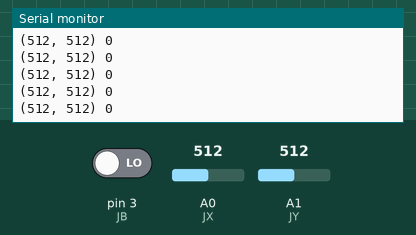
This sketch was run on a simulated Arduino Uno, built with avr-gcc and run on an emulated ATmega328P. On the bench: the last lines printed to the serial monitor. The inputs (shaded band) are chosen by the test bench; at power-on: A0 (JX) = 512, A1 (JY) = 512, pin 3 (JB) LOW.

Above: at 1.2 s.
1.3 s: A0 (JX) set to 716
At 1.31 s:
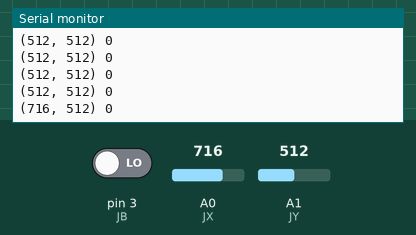
2.8 s: A1 (JY) set to 716
At 2.82 s:
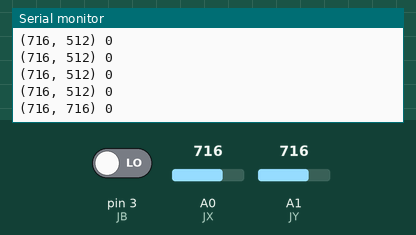
4.3 s: pin 3 (JB) driven HIGH
At 4.33 s:
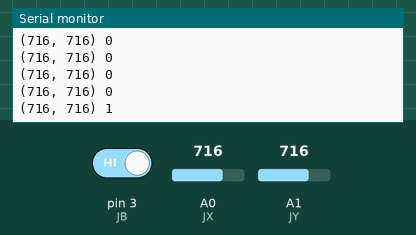
5.8 s: A0 (JX) set to 900
At 5.84 s:
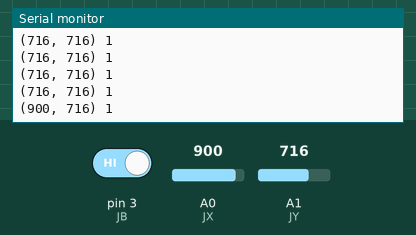
7.3 s: A1 (JY) set to 900
At 7.34 s:
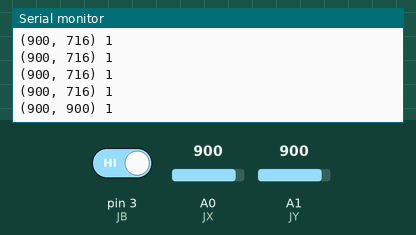
8.8 s: pin 3 (JB) driven LOW
At 8.85 s:
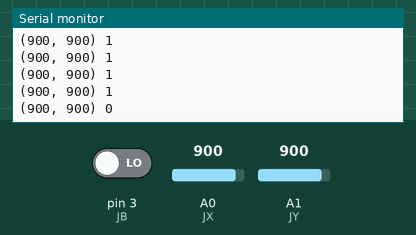
Timing chart, 0 to 11.3 s (numbered marks = the images above; inputs shaded):
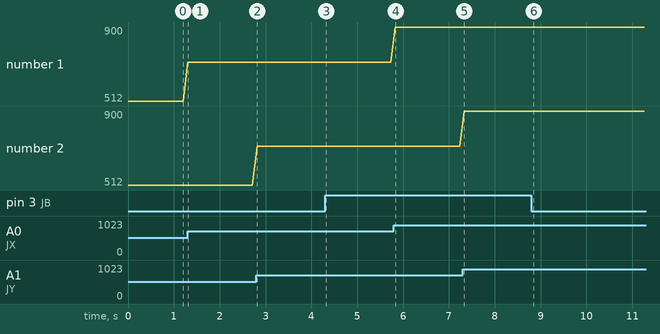

Measured:
- after the input at 1.3 s, the serial monitor: prints a new line at once (image 1)
- after the input at 2.8 s, the serial monitor: prints a new line at once (image 2)
- after the input at 4.3 s, the serial monitor: prints a new line at once (image 3)
- after the input at 5.8 s, the serial monitor: prints a new line at once (image 4)
- after the input at 7.3 s, the serial monitor: prints a new line at once (image 5)
- after the input at 8.8 s, the serial monitor: prints a new line after 0.05 s (image 6)
- plotted number 1: 512 → 716 after the input at 1.3 s, 716 → 900 after the input at 5.8 s

The sketch:

ks0008.ino
```cpp
// https://www.mantech.co.za/Datasheets/Products/KS0008-190803A.pdf
// https://wiki.keyestudio.com/Ks0068_keyestudio_37_in_1_Sensor_Kit_for_Arduino_Starters#Project_34:_Joystick_Module
enum {
  JX = 0,
  JY = 1,
  JB = 3,
};

void setup() {
  pinMode(JB, INPUT);
  Serial.begin(9600);
}

void loop() {
  int x, y, b;
  char buf[80];

  x = analogRead(JX);
  y = analogRead(JY);
  b = digitalRead(JB);
  sprintf(buf, "(%d, %d) %d\n", x, y, b);
  Serial.print(buf);
  delay(100);
}
```
